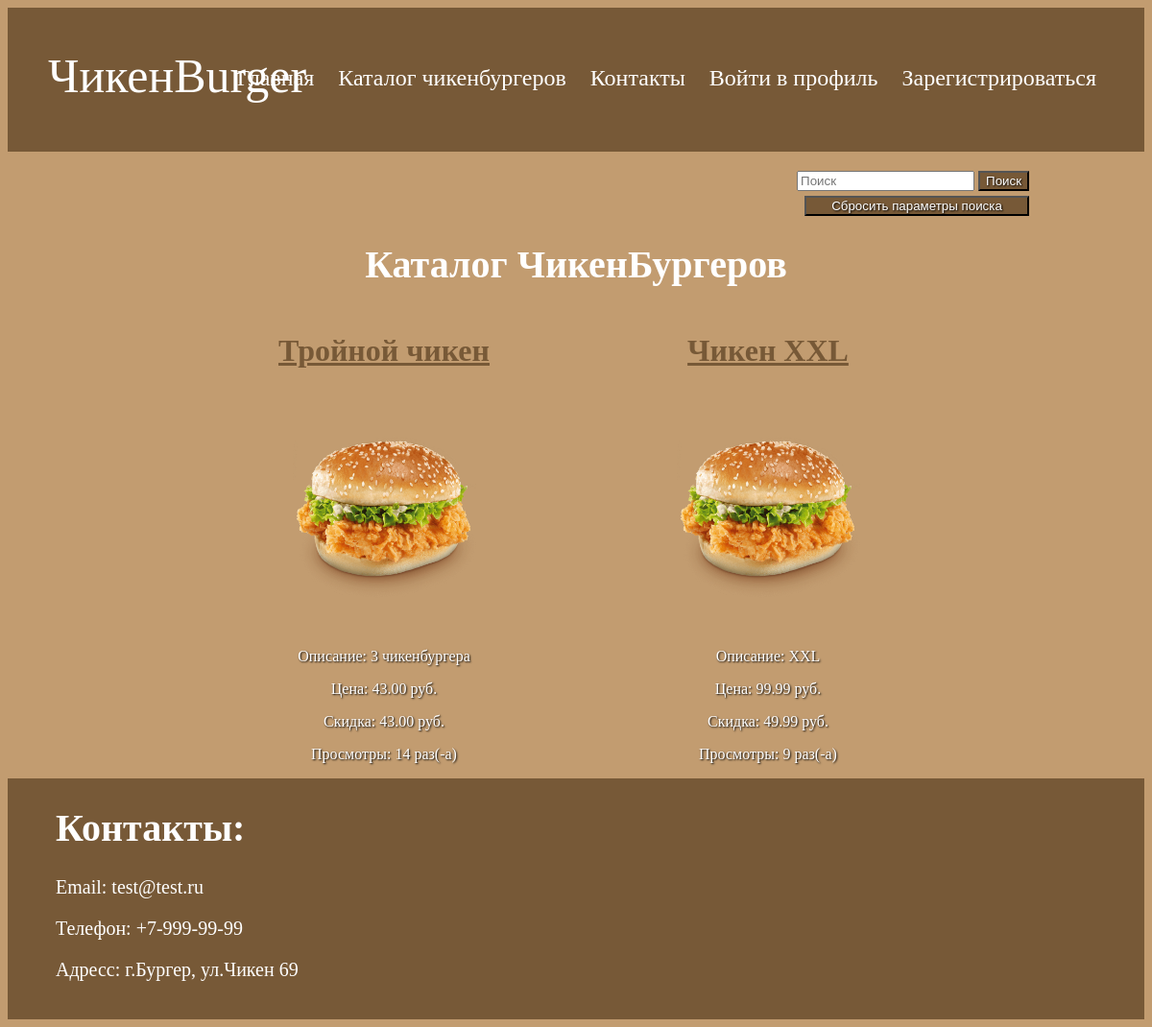
/shop/products/, run on an earlier commit of the app's database.
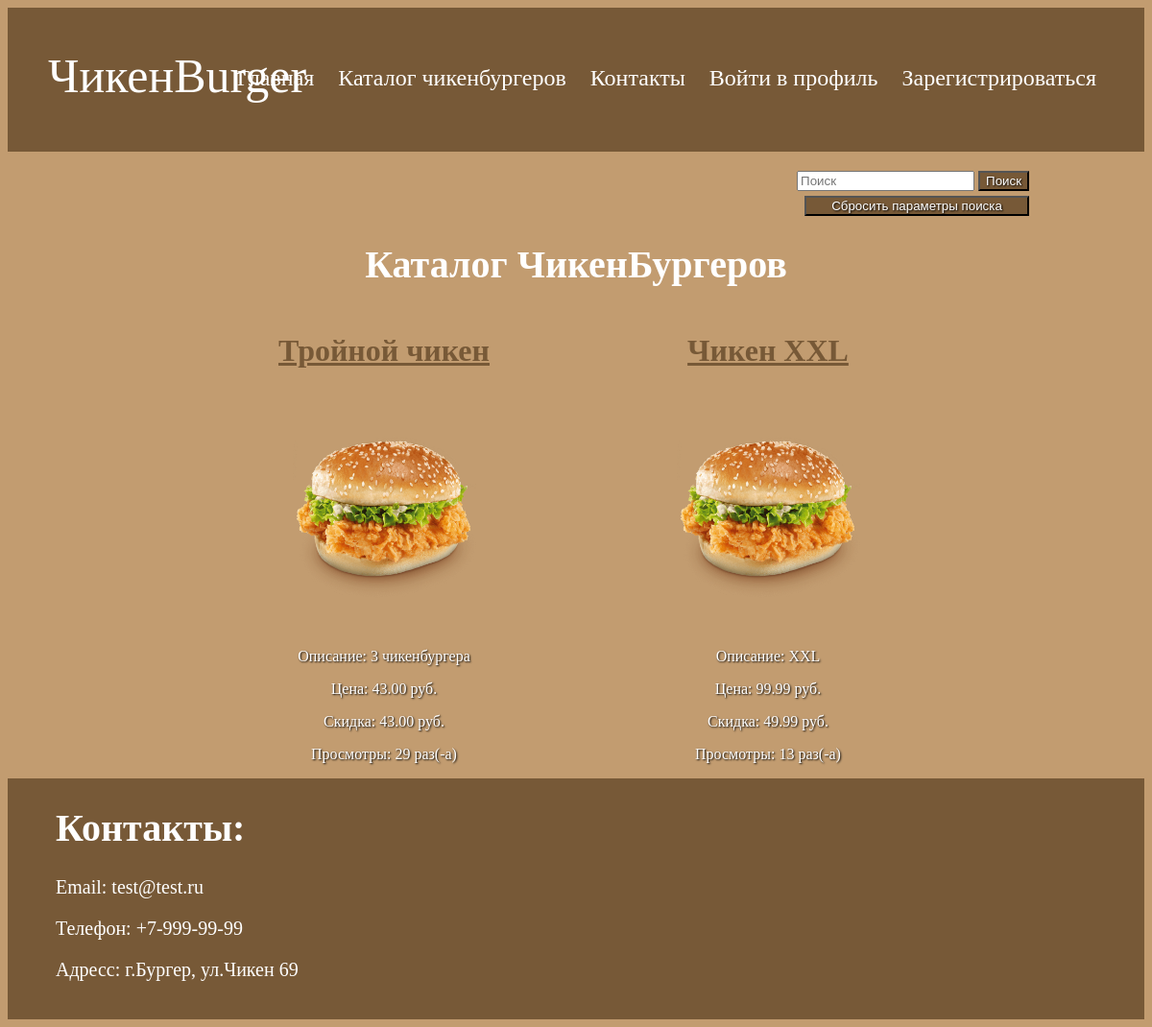
And on a later commit of the database.
### shopapp/models.py (models this page shows)
class Product(models.Model):
    class Meta:
        ordering = ["name", "price"]
    name = models.CharField(max_length=100)
    description = models.TextField(null=False, blank=True)
    price = models.DecimalField(default=0, max_digits=8, decimal_places=2)
    discount = models.DecimalField(default=0, max_digits=8, decimal_places=2)
    created_at = models.DateTimeField(auto_now_add=True)
    views_count = models.DecimalField(default=0, max_digits=8, decimal_places=0)
    preview = models.ImageField(null=True, blank=True, upload_to=product_preview_directory_path)

### shopapp/views.py (the view)
# urls.py: path("products/", ProductsListView.as_view(), name="products-list"),
class ProductsListView(ListView):
    template_name = "shopapp/products-list.html"
    context_object_name = "products"
    queryset = Product.objects.all()

### shopapp/templates/shopapp/products-list.html (shortened to what this page needs)
{% extends 'shopapp/base.html' %}
{% block body %}
    <div style="text-align: right; padding-right: 120px; padding-top: 20px;">
        <form action="{% url 'shopapp:search' %}" method="GET">
            <input type="search" type="text" name="q" placeholder="Поиск">
            <button style="text-shadow: 1px 1px 2px black; color: white; background-color: rgb(119, 89, 55);" type="submit">Поиск</button>
            <br>
            <button style="margin-top: 5px; width: 234px; text-shadow: 1px 1px 2px black; color: white; background-color: rgb(119, 89, 55);" type="submit">Сбросить параметры поиска</button>
        </form>
    </div>
    <h1 style="text-align: center; color: white; font-size: 40px;">Каталог ЧикенБургеров</h1>
     {% if products %}
        <div  style="display: flex; justify-content: center;">
            {% for product in products %}
                <div style="color: white; text-align: center;">
                    <h1><a style="text-decoration: underline; color: rgb(119, 89, 55);" href="{% url 'shopapp:product_details' pk=product.pk %}">{{ product.name }}</a></h1>
                    <div>
                        {% if product.preview %}
                          <img style="width: 400px; height: 250px" src="{{ product.preview.url }}" alt="{{ product.preview.name }}">
                        {% endif %}
                    </div>
                    <p style="text-shadow: 1px 1px 2px black;">Описание: {{ product.description }}</p>
                    <p style="text-shadow: 1px 1px 2px black;">Цена: {{ product.price }} руб.</p>
                    <p style="text-shadow: 1px 1px 2px black;">Скидка: {% firstof product.discount '0' %} руб.</p>
                    <p style="text-shadow: 1px 1px 2px black;">Просмотры: {{ product.views_count }} раз(-a)</p>
                </div>
            {% endfor %}
        </div>
    {% else %}
        <h3>Тут пока ничего нет :(</h3>
    {% endif %}
{% endblock %}

What changed in the data, as far as the page shows it:
changed Product "Тройной чикен": views_count "14" → "29"
changed Product "Чикен XXL": views_count "9" → "13"
